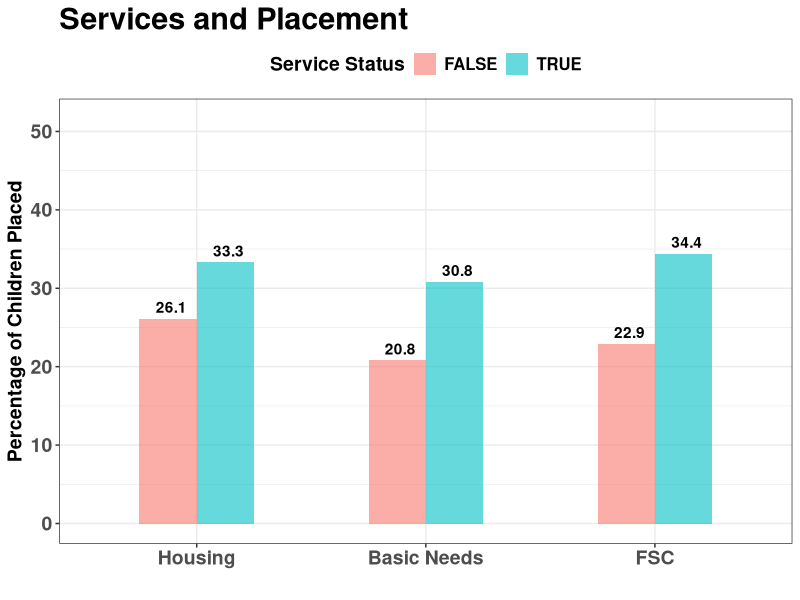

Recreate this plot in R.
library(dplyr)
library(ggplot2)

plotData <- read.csv("Data/plotData.csv")
percent2<-plotData$percent*100
plotData<-cbind(plotData,percent2)

plotData$serviceName <- as.factor(plotData$serviceName)
positions <- c("Housing", "Basic Needs", "FSC")

ggplot(plotData,aes(y=percent2, ymax=max(percent2)*1.50, x=serviceName, fill=serviceStatus, labels = percent2)) +
  geom_bar(stat = "identity",position = "dodge",alpha = 0.6, width = 0.5) +
  geom_text(aes(label = percent2), position = position_dodge(width=0.5), hjust=0.4, vjust=-0.5, fontface = "bold") + 
  ylab("Percentage of Children Placed") +
  xlab("") +
  ggtitle("Services and Placement") +
  scale_fill_discrete(name="Service Status") +
  scale_x_discrete(limits = positions) +
  theme_bw() +
  theme(axis.text=element_text(size=14,face="bold"),
        axis.title=element_text(size=14,face="bold"),
        plot.title = element_text(size = 22, face = "bold"),
        legend.text=element_text(size=12,face="bold"),
        legend.title=element_text(size=14,face="bold"),
        legend.position = "top")
  
